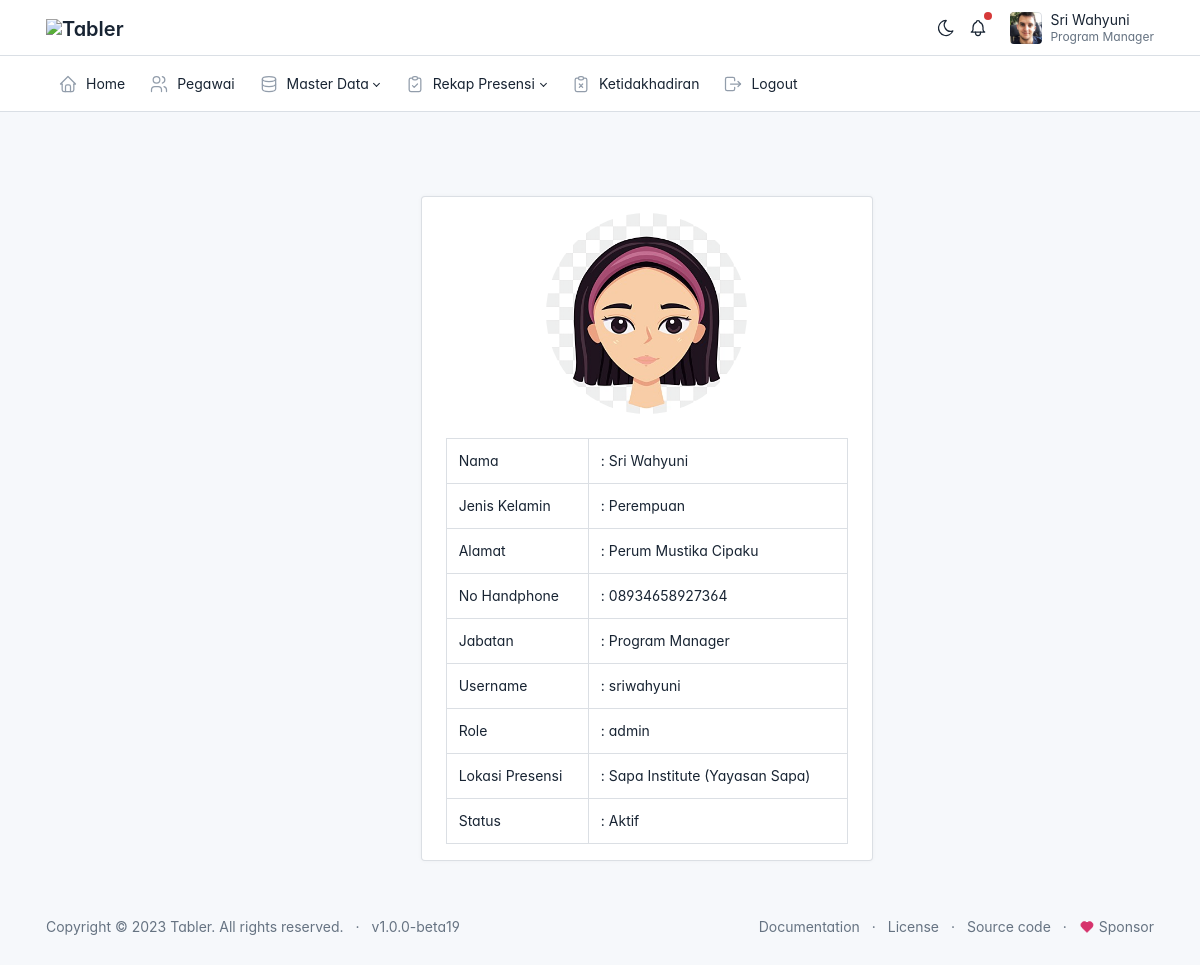
/admin/fitur_lainnya/profile.php (signed in), run on the app's committed database.
### tables this page shows
CREATE TABLE `users` (
  `id` int(11) NOT NULL,
  `id_pegawai` int(11) NOT NULL,
  `username` varchar(250) NOT NULL,
  `password` varchar(250) NOT NULL,
  `status` varchar(20) NOT NULL,
  `role` varchar(20) NOT NULL
);

CREATE TABLE `pegawai` (
  `id` int(11) NOT NULL,
  `nip` varchar(50) NOT NULL,
  `nama` varchar(250) NOT NULL,
  `jenis_kelamin` varchar(250) NOT NULL,
  `alamat` varchar(250) NOT NULL,
  `no_handphone` varchar(50) NOT NULL,
  `jabatan` varchar(50) NOT NULL,
  `lokasi_presensi` varchar(250) NOT NULL,
  `foto` varchar(250) NOT NULL
);

### config.php (called while the page is built, shortened)
<?php
function base_url($url = null)
{
  $base_url = 'http://localhost/apk-presensi';
  if ($url != null) {
    return $base_url . '/' . $url;
  } else {
    return $base_url;
  }
}

### admin/fitur_lainnya/profile.php (the view, shortened to what this page needs)
<?php
include('../layout/header.php');
require_once('../../config.php');
$id = $_SESSION['id'];
$result = mysqli_query($connection, "SELECT users.id_pegawai, users.username, users.status, users.role, pegawai.* FROM users JOIN pegawai ON users.id_pegawai= pegawai.id WHERE pegawai.id=$id ");
?>
<?php while ($pegawai = mysqli_fetch_array($result)) : ?>
  <div class="page-body">
    <div class="container-xl ">
      <div class="row">
        <div class="col-md-4"></div>
        <div class="col-md-5">
          <div class="card">
            <div class="card-body">
              <center>
                <img style="border-radius: 100%; width:50%" src="<?= base_url('assets/img/foto_pegawai/' . $pegawai['foto']) ?>">
              </center>
              <table class="table table-bordered mt-4">
                <tr>
                  <td>Nama</td>
                  <td>: <?= $pegawai['nama'] ?></td>
                </tr>
                <tr>
                  <td>Jenis Kelamin</td>
                  <td>: <?= $pegawai['jenis_kelamin'] ?></td>
                </tr>
                <tr>
                  <td>Alamat</td>
                  <td>: <?= $pegawai['alamat'] ?></td>
                </tr>
                <tr>
                  <td>No Handphone</td>
                  <td>: <?= $pegawai['no_handphone'] ?></td>
                </tr>
                <tr>
                  <td>Jabatan</td>
                  <td>: <?= $pegawai['jabatan'] ?></td>
                </tr>
                <tr>
                  <td>Username</td>
                  <td>: <?= $pegawai['username'] ?></td>
                </tr>
                <tr>
                  <td>Role</td>
                  <td>: <?= $pegawai['role'] ?></td>
                </tr>
                <tr>
                  <td>Lokasi Presensi</td>
                  <td>: <?= $pegawai['lokasi_presensi'] ?></td>
                </tr>
                <tr>
                  <td>Status</td>
                  <td>: <?= $pegawai['status'] ?></td>
                </tr>
              </table>
            </div>
          </div>
        </div>
      </div>
    </div>
  </div>
<?php endwhile; ?>
<?php include('../layout/footer.php'); ?>

### admin/layout/header.php (shortened to what this page needs)
<?php
require_once('../../config.php');
?>
<!doctype html>
<html lang="en">
<head>
  <link href="<?= base_url('assets/css/tabler.min.css?1684106062'); ?>" rel="stylesheet" />
  <link href="<?= base_url('assets/css/tabler-vendors.min.css?1684106062'); ?>" rel="stylesheet" />
  <link href="<?= base_url('assets/css/demo.min.css?1684106062'); ?>" rel="stylesheet" />
  <link rel="stylesheet" href="https://cdnjs.cloudflare.com/ajax/libs/font-awesome/6.5.1/css/all.min.css" />
</head>
<body>
  <div class="page">
    <header class="navbar navbar-expand-md d-print-none">
      <div class="container-xl">
        <h1 class="navbar-brand navbar-brand-autodark d-none-navbar-horizontal pe-0 pe-md-3">
          <a href=".">
            <img src="<?= base_url('assets/static/logo.svg'); ?>" width="110" height="32" alt="Tabler" class="navbar-brand-image">
          </a>
        </h1>
        <div class="navbar-nav flex-row order-md-last">
          <div class="d-none d-md-flex">
            <a href="?theme=dark" class="nav-link px-0 hide-theme-dark" title="Enable dark mode" data-bs-toggle="tooltip" data-bs-placement="bottom">
            </a>
            <div class="nav-item dropdown d-none d-md-flex me-3">
              <a href="#" class="nav-link px-0" data-bs-toggle="dropdown" tabindex="-1" aria-label="Show notifications">
                <span class="badge bg-red"></span>
              </a>
            </div>
          </div>
          <div class="nav-item dropdown">
            <a href="#" class="nav-link d-flex lh-1 text-reset p-0" data-bs-toggle="dropdown" aria-label="Open user menu">
              <span class="avatar avatar-sm" style="background-image: url(./static/avatars/000m.jpg)"></span>
              <div class="d-none d-xl-block ps-2">
                <div><?= $_SESSION['nama'] ?></div>
                <div class="mt-1 small text-muted"><?= $_SESSION['jabatan'] ?></div>
              </div>
            </a>
          </div>
        </div>
      </div>
    </header>
    <header class="navbar-expand-md">
      <div class="collapse navbar-collapse" id="navbar-menu">
        <div class="navbar">
          <div class="container-xl">
            <ul class="navbar-nav">
              <li class="nav-item">
                <a class="nav-link" href="<?= base_url('admin/home/home.php'); ?>">
                  <span class="nav-link-icon d-md-none d-lg-inline-block">
                  </span>
                  <span class="nav-link-title">
                    Home
                  </span>
                </a>
              </li>
              <li class="nav-item">
                <a class="nav-link" href="<?= base_url('admin/data_pegawai/pegawai.php'); ?>">
                  <span class="nav-link-icon d-md-none d-lg-inline-block">
                  </span>
                  <span class="nav-link-title">
                    Pegawai
                  </span>
                </a>
              </li>
              <li class="nav-item dropdown">
                <a class="nav-link dropdown-toggle" href="#navbar-base" data-bs-toggle="dropdown" data-bs-auto-close="outside" role="button" aria-expanded="false">
                  <span class="nav-link-icon d-md-none d-lg-inline-block">
                  </span>
                  <span class="nav-link-title">
                    Master Data
                  </span>
                </a>
              </li>
              <li class="nav-item dropdown">
                <a class="nav-link dropdown-toggle" href="#navbar-base" data-bs-toggle="dropdown" data-bs-auto-close="outside" role="button" aria-expanded="false">
                  <span class="nav-link-icon d-md-none d-lg-inline-block">
                  </span>
                  <span class="nav-link-title">
                    Rekap Presensi
                  </span>
                </a>
              </li>
              <li class="nav-item">
                <a class="nav-link" href="<?= base_url('admin/ketidakhadiran/ketidakhadiran.php'); ?>">
                  <span class="nav-link-icon d-md-none d-lg-inline-block">
                  </span>
                  <span class="nav-link-title">
                    Ketidakhadiran
                  </span>
                </a>
              </li>
              <li class="nav-item">
                <a class="nav-link" href="<?= base_url('auth/logout.php'); ?>">
                  <span class="nav-link-icon d-md-none d-lg-inline-block">
                  </span>
                  <span class="nav-link-title">
                    Logout
                  </span>
                </a>
              </li>
            </ul>
          </div>
        </div>
      </div>
    </header>
    <div class="page-wrapper">
      <div class="page-header d-print-none">
        <div class="container-xl">
          <div class="row g-2 align-items-center">
          </div>
        </div>
      </div>

### admin/layout/footer.php (shortened to what this page needs)
<footer class="footer footer-transparent d-print-none">
  <div class="container-xl">
    <div class="row text-center align-items-center flex-row-reverse">
      <div class="col-lg-auto ms-lg-auto">
        <ul class="list-inline list-inline-dots mb-0">
          <li class="list-inline-item"><a href="https://tabler.io/docs" target="_blank" class="link-secondary" rel="noopener">Documentation</a></li>
          <li class="list-inline-item"><a href="./license.html" class="link-secondary">License</a></li>
          <li class="list-inline-item"><a href="https://github.com/tabler/tabler" target="_blank" class="link-secondary" rel="noopener">Source code</a></li>
          <li class="list-inline-item">
            <a href="https://github.com/sponsors/codecalm" target="_blank" class="link-secondary" rel="noopener">
              Sponsor
            </a>
          </li>
        </ul>
      </div>
      <div class="col-12 col-lg-auto mt-3 mt-lg-0">
        <ul class="list-inline list-inline-dots mb-0">
          <li class="list-inline-item">
            Copyright &copy; 2023
            <a href="." class="link-secondary">Tabler</a>.
            All rights reserved.
          </li>
          <li class="list-inline-item">
            <a href="./changelog.html" class="link-secondary" rel="noopener">
              v1.0.0-beta19
            </a>
          </li>
        </ul>
      </div>
    </div>
  </div>
</footer>
</div>
</div>
</body>
</html>

### admin/layout/header.php (style rules this page uses)
:root { --tblr-font-sans-serif: 'Inter Var', -apple-system, BlinkMacSystemFont, San Francisco, Segoe UI, Roboto, Helvetica Neue, sans-serif; }
body { font-feature-settings: "cv03", "cv04", "cv11"; }

### data on the page
users: id_pegawai.foto (picture), id_pegawai.nama "Sri Wahyuni", id_pegawai.jenis_kelamin "Perempuan", id_pegawai.alamat "Perum Mustika Cipaku", id_pegawai.no_handphone "08934658927364", id_pegawai.jabatan "Program Manager", username "sriwahyuni", role "admin", id_pegawai.lokasi_presensi "Sapa Institute (Yayasan Sapa)", status "Aktif"

### other printed values
$_SESSION['nama'] "Sri Wahyuni"
$_SESSION['jabatan'] "Program Manager"
